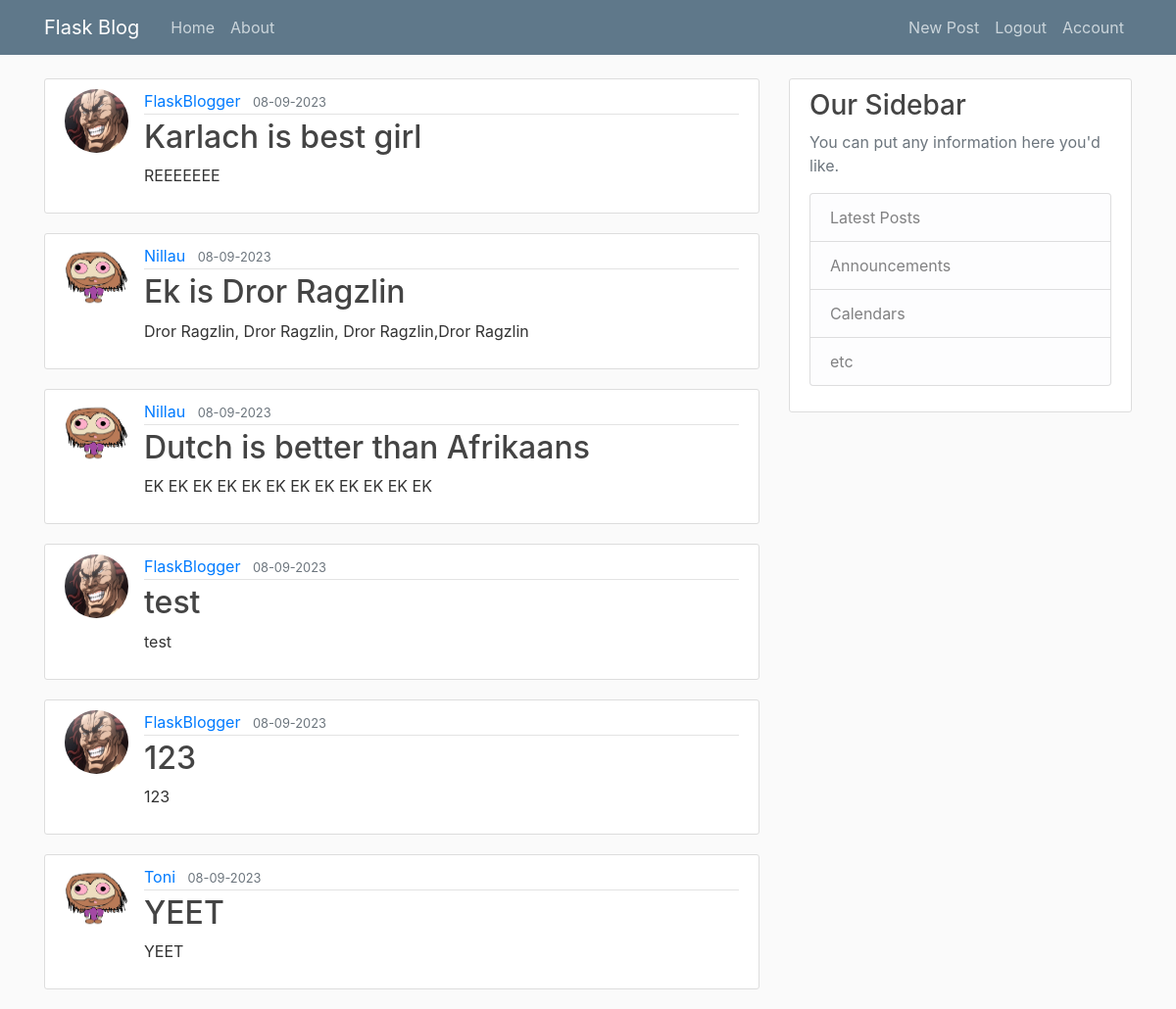
Screenshot of /home (signed in) with the database file from the repository.
### FlaskBlog/models.py (models this page shows, shortened)
class Post(db.Model):
    id = db.Column(db.Integer, primary_key=True)  # Define the post's unique identifier as an Integer
    title = db.Column(db.String(100), nullable=False)  # Post title, limited to 100 characters
    date_posted = db.Column(db.DateTime, nullable=False, default=datetime.utcnow)  # Date the post was created
    content = db.Column(db.Text, nullable=False)  # Post content in text format
    user_id = db.Column(db.Integer, db.ForeignKey('user.id'), nullable=False)  # Foreign key linking posts to users

class User(db.Model, UserMixin):
    id = db.Column(db.Integer, primary_key=True)  # Define the user's unique identifier as an Integer
    username = db.Column(db.String(20), unique=True, nullable=False)  # User's username, limited to 20 characters
    email = db.Column(db.String(120), unique=True, nullable=False)  # User's email, limited to 120 characters
    image_file = db.Column(db.String(20), nullable=False, default='default.jpg')  # User's profile image file
    password = db.Column(db.String(60), nullable=False)  # User's password, hashed and stored securely
    posts = db.relationship('Post', backref='author', lazy=True)  # Establish a one-to-many relationship with Post model

### FlaskBlog/routes.py (the view)
@app.route("/")
@app.route("/home")
def home():
    posts = Post.query.all()
    return render_template('home.html', posts=posts)

### FlaskBlog/models.py (called while the page is built)
@login_manager.user_loader
def load_user(user_id):
    return User.query.get(int(user_id))

### FlaskBlog/templates/home.html
{% extends "layout.html" %}
{% block content %}
{% for post in posts %}
<article class="media content-section">
  <img class="rounded-circle article-img" src="{{ url_for('static', filename='profile_pics/' + post.author.image_file) }}">
   <div class="media-body">
      <div class="article-metadata">
         <a class="mr-2" href="#">{{ post.author.username }}</a>
         <small class="text-muted">{{ post.date_posted.strftime('%d-%m-%Y') }}</small>
      </div>
      <h2><a class="article-title" href="{{ url_for('post', post_id=post.id)}}">{{ post.title }}</a></h2>
      <p class="article-content">{{ post.content }}</p>
   </div>
</article>
{% endfor %}
{% endblock content %}

### FlaskBlog/static/main.css (style rules this page uses)
body { background: #fafafa; color: #333333; margin-top: 5rem; }
h1, h2, h3, h4, h5, h6 { color: #444444; }
.content-section { background: #ffffff; padding: 10px 20px; border: 1px solid #dddddd; border-radius: 3px; margin-bottom: 20px; }
.article-title { color: #444444; }
.article-content { white-space: pre-line; }
.article-img { height: 65px; width: 65px; margin-right: 16px; }
.article-metadata { padding-bottom: 1px; margin-bottom: 4px; border-bottom: 1px solid #e3e3e3 }

### rows the page displays
Post: image_file (picture), author.username "FlaskBlogger", date_posted "08-09-2023", title "Karlach is best girl", content "REEEEEEE"
Post: image_file (placeholder picture), author.username "Nillau", date_posted "08-09-2023", title "Ek is Dror Ragzlin", content "Dror Ragzlin, Dror Ragzlin, Dror Ragzlin,Dror Ragzlin"
Post: image_file (placeholder picture), author.username "Nillau", date_posted "08-09-2023", title "Dutch is better than Afrikaans", content "EK EK EK EK EK EK EK EK EK EK EK EK"
Post: image_file (picture), author.username "FlaskBlogger", date_posted "08-09-2023", title "test", content "test"
Post: image_file (picture), author.username "FlaskBlogger", date_posted "08-09-2023", title "123", content "123"
Post: image_file (placeholder picture), author.username "Toni", date_posted "08-09-2023", title "YEET", content "YEET"
